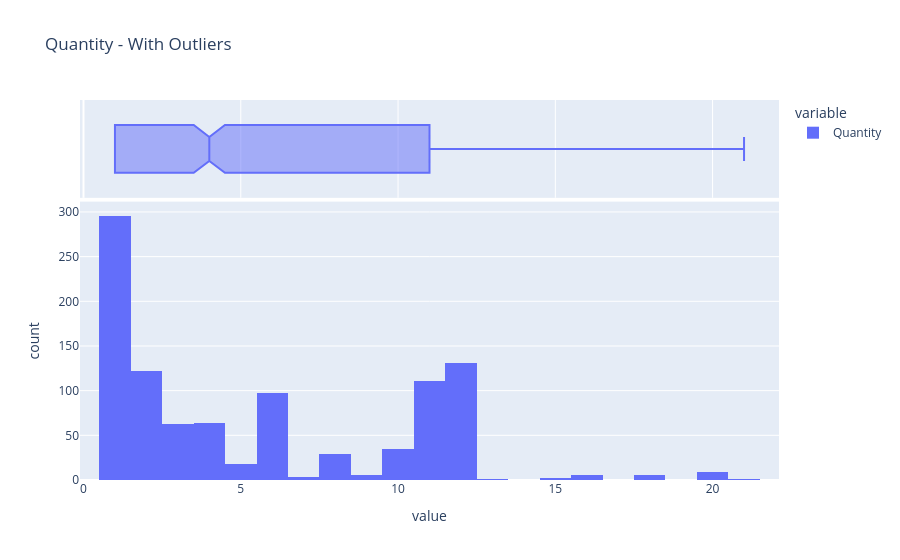

The notebook cell saved with this chart:
### Code cell
profile_serie(df_retail_limpio["Quantity"])

### Figure 1 — Plotly figure (JSON) as saved in the notebook; plotly's stock layout.template omitted (floating-point values rounded to 4 significant figures; data arrays with more than 128 entries replaced by an {"elided": "..."} marker saying what was removed)
{"data": [{"bingroup": "x", "hovertemplate": "variable=Quantity<br>value=%{x}<br>count=%{y}<extra></extra>", "legendgroup": "Quantity", "marker": {"color": "#636efa", "pattern": {"shape": ""}}, "name": "Quantity", "orientation": "v", "showlegend": true, "type": "histogram", "x": {"elided": "1000 int values"}, "xaxis": "x", "yaxis": "y"}, {"hovertemplate": "variable=Quantity<br>value=%{x}<extra></extra>", "legendgroup": "Quantity", "marker": {"color": "#636efa"}, "name": "Quantity", "notched": true, "showlegend": false, "type": "box", "x": {"elided": "1000 int values"}, "xaxis": "x2", "yaxis": "y2"}], "layout": {"barmode": "relative", "legend": {"title": {"text": "variable"}, "tracegroupgap": 0}, "title": {"text": "Quantity - With Outliers"}, "xaxis": {"anchor": "y", "domain": [0, 1], "title": {"text": "value"}}, "xaxis2": {"anchor": "y2", "domain": [0, 1], "matches": "x", "showgrid": true, "showticklabels": false}, "yaxis": {"anchor": "x", "domain": [0, 0.7326], "title": {"text": "count"}}, "yaxis2": {"anchor": "x2", "domain": [0.7426, 1], "matches": "y2", "showgrid": false, "showline": false, "showticklabels": false, "ticks": ""}}}
